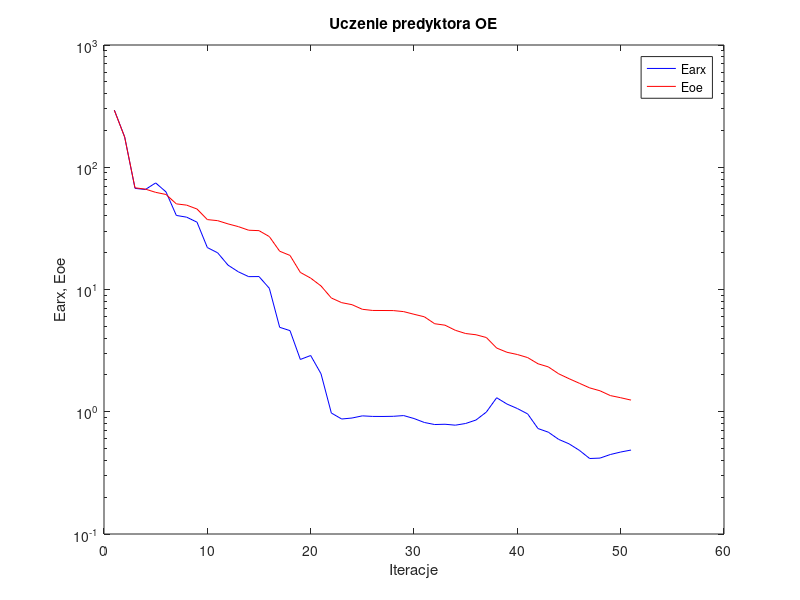
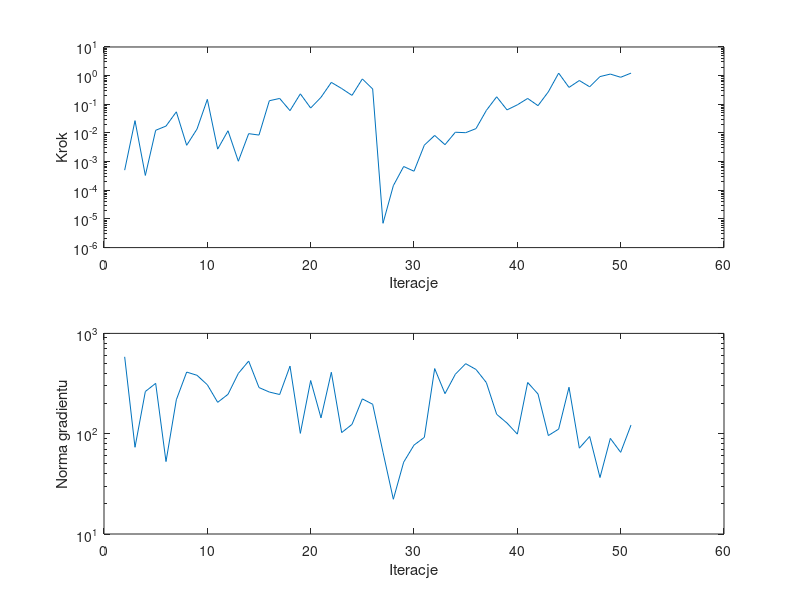

Write MATLAB code to recreate these figures, in order.
%uczenie predyktora oe
clear all;
n=0; farx(n+1)=2.934276e+002; foe(n+1)=2.923690e+002; wspucz(n+1)=0.000000e+000; ng(n+1)=0.000000e+000;
%odnowa zmiennej metryki
n=1; farx(n+1)=1.768631e+002; foe(n+1)=1.764358e+002; krok(n+1)=5.033545e-004; ng(n+1)=5.840674e+002;
n=2; farx(n+1)=6.719895e+001; foe(n+1)=6.789113e+001; krok(n+1)=2.690904e-002; ng(n+1)=7.322799e+001;
n=3; farx(n+1)=6.575066e+001; foe(n+1)=6.625845e+001; krok(n+1)=3.293253e-004; ng(n+1)=2.633660e+002;
n=4; farx(n+1)=7.443417e+001; foe(n+1)=6.232853e+001; krok(n+1)=1.238474e-002; ng(n+1)=3.175391e+002;
n=5; farx(n+1)=6.286158e+001; foe(n+1)=5.989319e+001; krok(n+1)=1.737095e-002; ng(n+1)=5.273433e+001;
n=6; farx(n+1)=4.034743e+001; foe(n+1)=5.017786e+001; krok(n+1)=5.466235e-002; ng(n+1)=2.178492e+002;
n=7; farx(n+1)=3.905476e+001; foe(n+1)=4.898790e+001; krok(n+1)=3.715831e-003; ng(n+1)=4.114261e+002;
n=8; farx(n+1)=3.554569e+001; foe(n+1)=4.553777e+001; krok(n+1)=1.366559e-002; ng(n+1)=3.821912e+002;
n=9; farx(n+1)=2.203718e+001; foe(n+1)=3.730751e+001; krok(n+1)=1.484819e-001; ng(n+1)=3.074585e+002;
n=10; farx(n+1)=1.995626e+001; foe(n+1)=3.657275e+001; krok(n+1)=2.728971e-003; ng(n+1)=2.054662e+002;
n=11; farx(n+1)=1.582874e+001; foe(n+1)=3.441347e+001; krok(n+1)=1.193571e-002; ng(n+1)=2.469236e+002;
n=12; farx(n+1)=1.395616e+001; foe(n+1)=3.268662e+001; krok(n+1)=1.031514e-003; ng(n+1)=3.988538e+002;
n=13; farx(n+1)=1.274226e+001; foe(n+1)=3.054449e+001; krok(n+1)=9.454744e-003; ng(n+1)=5.297399e+002;
n=14; farx(n+1)=1.276026e+001; foe(n+1)=3.029881e+001; krok(n+1)=8.443488e-003; ng(n+1)=2.883872e+002;
n=15; farx(n+1)=1.022805e+001; foe(n+1)=2.709183e+001; krok(n+1)=1.331896e-001; ng(n+1)=2.601770e+002;
n=16; farx(n+1)=4.906404e+000; foe(n+1)=2.057066e+001; krok(n+1)=1.601162e-001; ng(n+1)=2.458637e+002;
n=17; farx(n+1)=4.609104e+000; foe(n+1)=1.900006e+001; krok(n+1)=6.004768e-002; ng(n+1)=4.719390e+002;
n=18; farx(n+1)=2.677775e+000; foe(n+1)=1.379839e+001; krok(n+1)=2.317569e-001; ng(n+1)=1.007381e+002;
n=19; farx(n+1)=2.884643e+000; foe(n+1)=1.239111e+001; krok(n+1)=7.406706e-002; ng(n+1)=3.390208e+002;
n=20; farx(n+1)=2.045738e+000; foe(n+1)=1.069390e+001; krok(n+1)=1.755320e-001; ng(n+1)=1.437686e+002;
n=21; farx(n+1)=9.768212e-001; foe(n+1)=8.522802e+000; krok(n+1)=5.821767e-001; ng(n+1)=4.095546e+002;
n=22; farx(n+1)=8.723464e-001; foe(n+1)=7.806661e+000; krok(n+1)=3.550835e-001; ng(n+1)=1.025885e+002;
n=23; farx(n+1)=8.886478e-001; foe(n+1)=7.513522e+000; krok(n+1)=2.047709e-001; ng(n+1)=1.238264e+002;
n=24; farx(n+1)=9.255596e-001; foe(n+1)=6.888925e+000; krok(n+1)=7.676757e-001; ng(n+1)=2.223865e+002;
n=25; farx(n+1)=9.159371e-001; foe(n+1)=6.738988e+000; krok(n+1)=3.428611e-001; ng(n+1)=1.965551e+002;
%odnowa zmiennej metryki
n=26; farx(n+1)=9.151022e-001; foe(n+1)=6.732812e+000; krok(n+1)=7.048309e-006; ng(n+1)=6.532973e+001;
n=27; farx(n+1)=9.179187e-001; foe(n+1)=6.723502e+000; krok(n+1)=1.445574e-004; ng(n+1)=2.220106e+001;
n=28; farx(n+1)=9.305006e-001; foe(n+1)=6.592951e+000; krok(n+1)=6.752731e-004; ng(n+1)=5.203280e+001;
n=29; farx(n+1)=8.802424e-001; foe(n+1)=6.271542e+000; krok(n+1)=4.624551e-004; ng(n+1)=7.696054e+001;
n=30; farx(n+1)=8.171363e-001; foe(n+1)=5.982135e+000; krok(n+1)=3.752980e-003; ng(n+1)=9.190586e+001;
n=31; farx(n+1)=7.860427e-001; foe(n+1)=5.248478e+000; krok(n+1)=8.193332e-003; ng(n+1)=4.460390e+002;
n=32; farx(n+1)=7.903524e-001; foe(n+1)=5.106518e+000; krok(n+1)=3.904632e-003; ng(n+1)=2.507469e+002;
n=33; farx(n+1)=7.765964e-001; foe(n+1)=4.637559e+000; krok(n+1)=1.059691e-002; ng(n+1)=3.914083e+002;
n=34; farx(n+1)=8.017983e-001; foe(n+1)=4.363553e+000; krok(n+1)=1.021537e-002; ng(n+1)=4.990981e+002;
n=35; farx(n+1)=8.560191e-001; foe(n+1)=4.264287e+000; krok(n+1)=1.417782e-002; ng(n+1)=4.369465e+002;
n=36; farx(n+1)=9.938498e-001; foe(n+1)=4.048016e+000; krok(n+1)=6.105720e-002; ng(n+1)=3.235875e+002;
n=37; farx(n+1)=1.302084e+000; foe(n+1)=3.319797e+000; krok(n+1)=1.827549e-001; ng(n+1)=1.560854e+002;
n=38; farx(n+1)=1.155874e+000; foe(n+1)=3.064883e+000; krok(n+1)=6.384007e-002; ng(n+1)=1.276867e+002;
n=39; farx(n+1)=1.062658e+000; foe(n+1)=2.939505e+000; krok(n+1)=9.569438e-002; ng(n+1)=9.904626e+001;
n=40; farx(n+1)=9.598973e-001; foe(n+1)=2.773688e+000; krok(n+1)=1.600146e-001; ng(n+1)=3.240625e+002;
n=41; farx(n+1)=7.288319e-001; foe(n+1)=2.468995e+000; krok(n+1)=8.973318e-002; ng(n+1)=2.489140e+002;
n=42; farx(n+1)=6.806145e-001; foe(n+1)=2.327789e+000; krok(n+1)=2.723382e-001; ng(n+1)=9.581693e+001;
n=43; farx(n+1)=5.942745e-001; foe(n+1)=2.043914e+000; krok(n+1)=1.224301e+000; ng(n+1)=1.111829e+002;
n=44; farx(n+1)=5.467591e-001; foe(n+1)=1.864874e+000; krok(n+1)=3.885953e-001; ng(n+1)=2.904557e+002;
n=45; farx(n+1)=4.837046e-001; foe(n+1)=1.710462e+000; krok(n+1)=6.762233e-001; ng(n+1)=7.175899e+001;
n=46; farx(n+1)=4.145188e-001; foe(n+1)=1.567920e+000; krok(n+1)=4.079802e-001; ng(n+1)=9.382453e+001;
n=47; farx(n+1)=4.177825e-001; foe(n+1)=1.484071e+000; krok(n+1)=9.270274e-001; ng(n+1)=3.655154e+001;
n=48; farx(n+1)=4.468642e-001; foe(n+1)=1.356168e+000; krok(n+1)=1.133514e+000; ng(n+1)=8.981111e+001;
n=49; farx(n+1)=4.683269e-001; foe(n+1)=1.302378e+000; krok(n+1)=8.771846e-001; ng(n+1)=6.518443e+001;
n=50; farx(n+1)=4.860955e-001; foe(n+1)=1.245592e+000; krok(n+1)=1.223081e+000; ng(n+1)=1.219095e+002;

figure; semilogy(farx,'b'); hold on; semilogy(foe,'r'); xlabel('Iteracje'); ylabel('Earx, Eoe'); legend('Earx','Eoe'); title('Uczenie predyktora OE');
figure; subplot(2,1,1); semilogy(krok); xlabel('Iteracje'); ylabel('Krok');
subplot(2,1,2); semilogy(ng); xlabel('Iteracje'); ylabel('Norma gradientu');
Earx=farx(n+1)
Eoe=foe(n+1)
